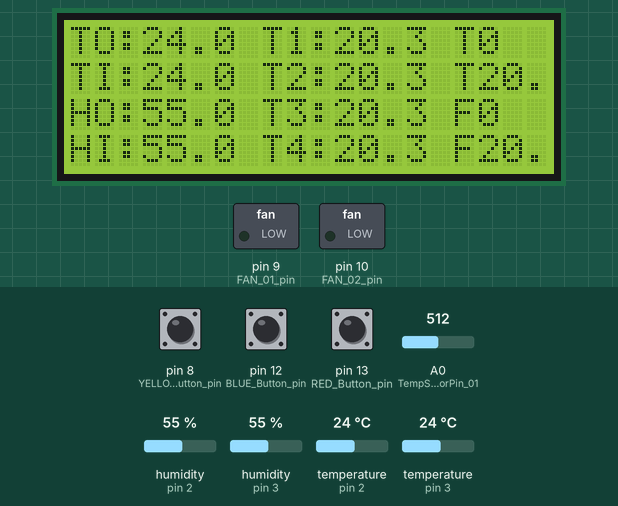
The sketch below on a simulated Arduino Uno, built with avr-gcc and run on an emulated ATmega328P. Parts: 20×4 character LCD, switched loads named in the sketch (green lamp = pin HIGH). The inputs (shaded band) are chosen by the test bench; at power-on: pin 8 (YELLOW_Button_pin) HIGH, pin 13 (RED_Button_pin) HIGH, humidity (sensors on pin 2, pin 3) 55 %, pin 12 (BLUE_Button_pin) HIGH, A0 (TempSensorPin_01) = 512, temperature (sensors on pin 2, pin 3) 24 °C. Pins used as bus, display or sensor lines are not drawn; what the sketch prints to the serial monitor is not drawn.

Above: at 1.2 s.
1.3 s: pin 8 (YELLOW_Button_pin) pulled LOW for 0.15 s
At 2.9 s:
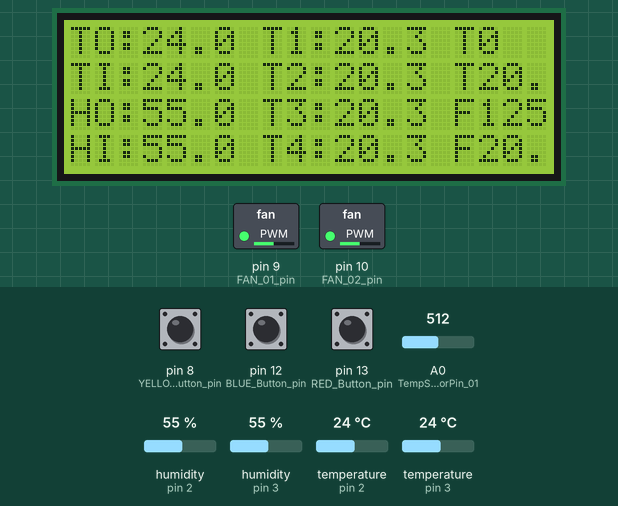
4.6 s: pin 8 (YELLOW_Button_pin) pulled LOW for 1 s
At 7.0 s:
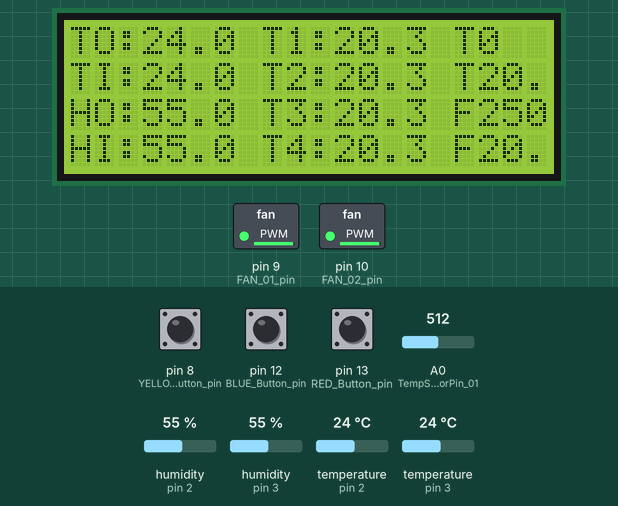
7.6 s: pin 13 (RED_Button_pin) pulled LOW for 0.15 s
At 9.6 s:
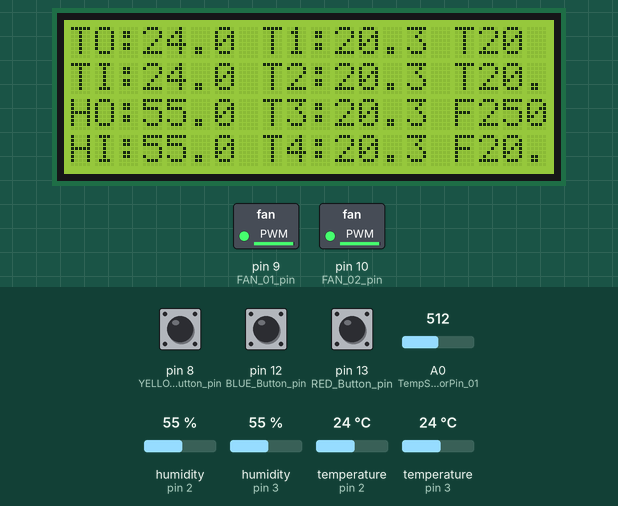
9.7 s: humidity (sensor on pin 2) set to 22 %
At 12.0 s:
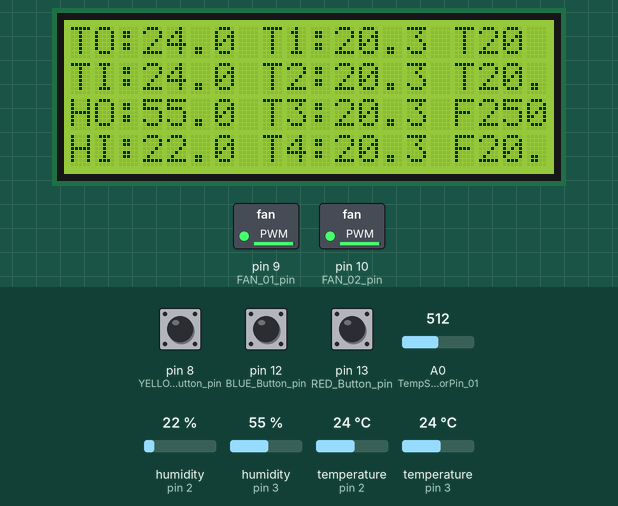
12.7 s: humidity (sensor on pin 3) set to 22 %
At 16.0 s:
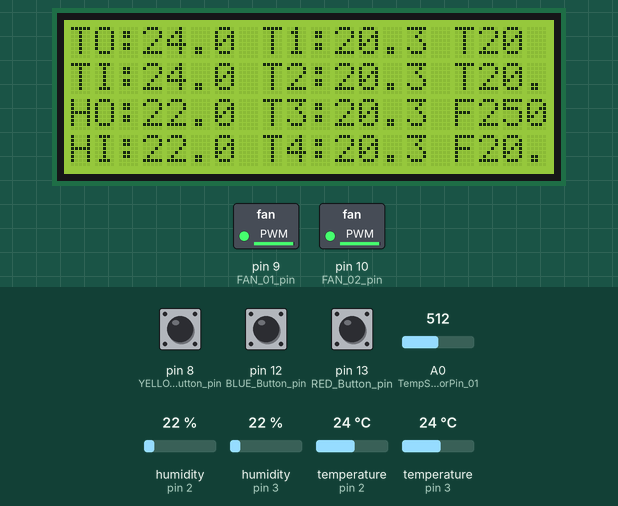
16.7 s: pin 8 (YELLOW_Button_pin) pulled LOW for 0.15 s
At 18.0 s:
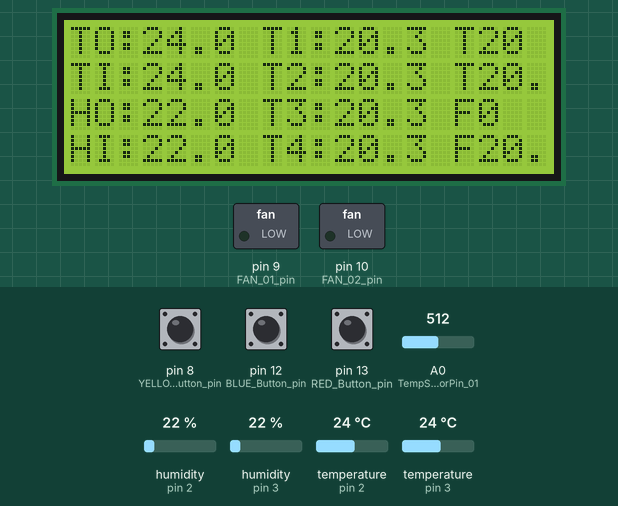
Timing chart, 0 to 18.4 s (numbered marks = the images above; inputs shaded):
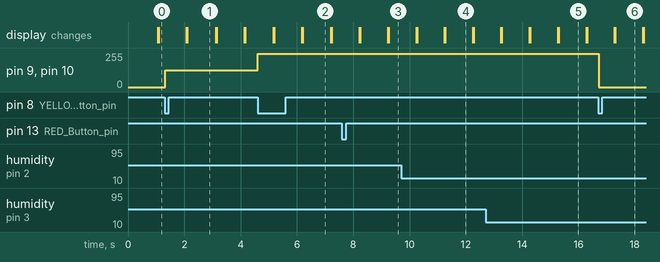

The sketch:

a2_def.ino
```cpp
//Инициализация кнопок
#define RED_Button_pin 13
#define BLUE_Button_pin 12
#define YELLOW_Button_pin 8

//Инициализация кулеров
#define FAN_01_pin 9
#define FAN_02_pin 10

#define TimerButton 500
#define Timer_Debbug_Message 1000

#define LCD_Timer 1000
#define Last_Temperature_Measure 50
#define MEASURE 100

//Объявление DHT22
#define DHT_22Pin 2
#define DHT_22 DHT22

//Объявление DHT11
#define DHT_11Pin 3
#define DHT_11 DHT11

//Индикация термисторов NTC3950
#define NOMINAL_T 25         // номинальная температура (при которой TR = 100 кОм)
#define THERMISTOR_R 100000  // номинальное сопротивления термистора, 100 кОм
#define B 3950               // B-коэффициент
#define TempSensorPin_01 A0
#define TempSensorPin_02 A1
#define TempSensorPin_03 A2
#define TempSensorPin_04 A3
#define TempSensorPin_04 A4
#define NTC3950_RESISTANS_01 100000
#define NTC3950_RESISTANS_02 100000
#define NTC3950_RESISTANS_03 100000
#define NTC3950_RESISTANS_04 100000
#define NTC3950_RESISTANS_05 100000
```

a1_library.ino
```cpp
//Подключение библиотек
#include "DHT.h"
#include "LiquidCrystal_I2C.h"
#include "Wire.h"
```

a3_var.ino
```cpp
//Переменные кнопок
bool YELLOW_Button_flag, YELLOW_Button_State, RED_Button_State, RED_Button_flag, BLUE_Button_flag, BLUE_Button_State;
uint64_t Last_RED_Button_Press, Last_YELLOW_Button_Press, Last_BLUE_Button_Press;


uint64_t Last_Debbug_Message;
uint64_t last_time, LCD_lastTime, Tepmerature_Timer;

uint8_t second = 0;

float a = 20.32343;

//Переменные кулеров
uint8_t FAN_Speed;

//Переменные PID регулятора
uint8_t BED_Temperature;

//Переменный датчика DHT
float h_22, t_22;
float h_11, t_11;

float NTC_Result[4] = {};
float NTC3950_RAW_result[5] = {};
float TempComputer[5] = {};
float NTC3950_RESISTANS[5] = { NTC3950_RESISTANS_01, NTC3950_RESISTANS_02, NTC3950_RESISTANS_03, NTC3950_RESISTANS_04, NTC3950_RESISTANS_05 };
int sensorTemp_pin[5] = { TempSensorPin_01, TempSensorPin_02, TempSensorPin_03, TempSensorPin_04, TempSensorPin_04 };
```

a4_initialization.ino
```cpp
LiquidCrystal_I2C lcd(0x27, 20, 4);
DHT dht_22(DHT_22Pin, DHT_22);
DHT dht_11(DHT_11Pin, DHT_11);
```

a5_function.ino
```cpp
//Функция красной кнопки - установка значения температуры с шагом 20 и 5
void RED_Button() {
  RED_Button_State = !digitalRead(RED_Button_pin);
  if (RED_Button_State == 1 && RED_Button_flag == 0 && millis() - Last_RED_Button_Press > TimerButton) {
    Last_RED_Button_Press = millis();
    RED_Button_flag = 1;
    if (BED_Temperature < 80) {
      BED_Temperature += 20;
    } else if (BED_Temperature >= 80 && BED_Temperature < 110) {
      BED_Temperature += 5;
    } else if (BED_Temperature >= 110) {
      BED_Temperature = 0;
    }
    //Serial.println("press");
  }
  if (RED_Button_State == 0 && RED_Button_flag == 1) {
    RED_Button_flag = 0;
    //Serial.println("realesed");
  }
}

void BLUE_Button() {
  BLUE_Button_State = !digitalRead(BLUE_Button_pin);
  if (BLUE_Button_State == 1 && BLUE_Button_flag == 0 && millis() - Last_BLUE_Button_Press > TimerButton) {
    Last_BLUE_Button_Press = millis();
    BLUE_Button_flag = 1;
    digitalWrite(2, LOW);

    //lcd.noDisplay();
    //Serial.println("press");
  }
  if (BLUE_Button_State == 0 && BLUE_Button_flag == 1) {
    BLUE_Button_flag = 0;
    //Serial.println("realesed");
  }
}

//Функция желтой кнопки - включение/выключение кулеров
//Два режима работы:
//      1. 50% мощности (125)
//      2. 95% мощности (250)
void YELLOW_Button() {
  YELLOW_Button_State = !digitalRead(YELLOW_Button_pin);
  if (YELLOW_Button_State == 1 && YELLOW_Button_flag == 0 && millis() - Last_YELLOW_Button_Press > TimerButton) {
    Last_YELLOW_Button_Press = millis();
    YELLOW_Button_flag = 1;
    FAN_ON_OFF();
    //Serial.println("press");
  }
  if (YELLOW_Button_State == 0 && YELLOW_Button_flag == 1) {
    YELLOW_Button_flag = 0;
    //FAN_OFF();
    //Serial.println("realesed");
  }
}

void FAN_ON_OFF() {
  if (FAN_Speed < 250) {
    FAN_Speed += 125;
  } else if (FAN_Speed >= 250) {
    FAN_Speed = 0;
  }
  analogWrite(FAN_01_pin, FAN_Speed);
  analogWrite(FAN_02_pin, FAN_Speed);
}

void DHT22_Read() {
  h_22 = dht_22.readHumidity();     //Считывание влажности
  t_22 = dht_22.readTemperature();  //Считывание температуры в градусах Цельсия
}

void DHT11_Read() {
  h_11 = dht_11.readHumidity();     //Считывание влажности
  t_11 = dht_11.readTemperature();  //Считывание температуры в градусах Цельсия
}

float NTC_Read(float sensorTemp_pin, float NTC3950_RESISTANS) {
  float RAW_Temp, Read_Temp;
  Read_Temp = NTC3950_RESISTANS / (1023.0 / analogRead(sensorTemp_pin) - 1.0);
  RAW_Temp = log(Read_Temp / THERMISTOR_R) / B;
  RAW_Temp += 1.0 / (NOMINAL_T + 273.15);
  RAW_Temp = 1.0 / RAW_Temp;
  RAW_Temp -= 273.15;
  return RAW_Temp;
}

void Temp_average() {
  float Temp_Data[4] = {};
  for (uint8_t i = 0; i < MEASURE; i++) {
    if (millis() - Tepmerature_Timer > Last_Temperature_Measure) {
      Tepmerature_Timer = millis();
      Temp_Data[0] = NTC_Read(sensorTemp_pin[0], NTC3950_RESISTANS[0]);
    }
    Temp_Data[0] += Temp_Data[0];
  }
  NTC_Result[0] = Temp_Data[0] / 100.0;
}
```

a6_debug.ino
```cpp
void Timer_debbug() {
  if (millis() - last_time > 500) {
    last_time = millis();
    Serial.println("sec: " + String(second));
    second++;
  }
}

void Button_debbug() {
  if (millis() - Last_Debbug_Message > Timer_Debbug_Message) {
    Last_Debbug_Message = millis();
    Serial.print("Fan_01: " + String(FAN_Speed) + " But_St: " + String(YELLOW_Button_State));  //Проверка работоспособности желтой кнопки
    Serial.print("\t");
    Serial.print("Temp: " + String(BED_Temperature) + " But_St: " + String(RED_Button_State));  //Проверка работоспособности красной кнопки
    Serial.print("\t");
    Serial.print("Temp_11: " + String(t_11) + "   Hum_11: " + String(h_11));  //Вывод информации с DHT11
    Serial.print("\t");
    Serial.print("Temp_22: " + String(t_22) + "   Hum_22: " + String(h_22));  //Вывод информации с DHT22
    Serial.println();
  }
}

void NTC_debbug() {
  if (millis() - Last_Debbug_Message > Timer_Debbug_Message) {
    Last_Debbug_Message = millis();
    Serial.print("RAW: " + String(NTC_Read(sensorTemp_pin[0], NTC3950_RESISTANS[0])));
    Serial.println();
  }
}

void NTC_Plotter() {
  if (millis() - Last_Debbug_Message > Timer_Debbug_Message) {
    Last_Debbug_Message = millis();
    Serial.print(NTC_Read(sensorTemp_pin[0], NTC3950_RESISTANS[0])); //Вывод сырых показаний термистора
    Serial.print("\t");
    Serial.print(NTC_Result[0]);
    Serial.println();
  }
}
```

a8_main.ino
```cpp
void setup() {
  //Подключение систем
  dht_22.begin();
  dht_11.begin();
  Serial.begin(9600);
  lcd.init();
  lcd.backlight();

  //Режим работы пинов
  pinMode(RED_Button_pin, INPUT_PULLUP);
  pinMode(BLUE_Button_pin, INPUT_PULLUP);
  pinMode(YELLOW_Button_pin, INPUT_PULLUP);


  digitalWrite(2, HIGH);
  pinMode(2, OUTPUT);
}

void loop() {
  RED_Button();
  YELLOW_Button();
  BLUE_Button();
  Temp_average();

  //Считывание показаний с датчиков
  DHT11_Read();
  DHT22_Read();

  //Вывод информации на LCD
  Screen_01();
  LCD_Screen_01_INFO();

  //DEBBUG встроенных функций
  //Timer_debbug();
  //Button_debbug();
  //NTC_debbug();
  NTC_Plotter();
}
```

a7_lcd.ino
```cpp
void Screen_01() {
  //lcd.backlight();

  //Первая колонка
  lcd.setCursor(0, 0);
  lcd.print("TO:");
  lcd.setCursor(0, 1);
  lcd.print("TI:");
  lcd.setCursor(0, 2);
  lcd.print("HO:");
  lcd.setCursor(0, 3);
  lcd.print("HI:");

  //Вторая колонка
  lcd.setCursor(8, 0);
  lcd.print("T1:");
  lcd.setCursor(8, 1);
  lcd.print("T2:");
  lcd.setCursor(8, 2);
  lcd.print("T3:");
  lcd.setCursor(8, 3);
  lcd.print("T4:");

  //Третья колонка
  lcd.setCursor(16, 0);
  lcd.print("T");
  lcd.setCursor(16, 1);
  lcd.print("T");
  lcd.setCursor(16, 2);
  lcd.print("F");
  lcd.setCursor(16, 3);
  lcd.print("F");
}

void LCD_Screen_01_INFO() {
  if (millis() - LCD_lastTime > LCD_Timer) {
    LCD_lastTime = millis();
    lcd.clear();

    //Первая колонка
    lcd.setCursor(3, 0);
    lcd.print(t_11, 1);
    lcd.setCursor(3, 1);
    lcd.print(t_22, 1);
    lcd.setCursor(3, 2);
    lcd.print(h_11, 1);
    lcd.setCursor(3, 3);
    lcd.print(h_22, 1);

    //Вторая колонка
    lcd.setCursor(11, 0);
    lcd.print(a, 1);
    lcd.setCursor(11, 1);
    lcd.print(a, 1);
    lcd.setCursor(11, 2);
    lcd.print(a, 1);
    lcd.setCursor(11, 3);
    lcd.print(a, 1);

    //Третья колонка
    lcd.setCursor(17, 0);
    lcd.print(BED_Temperature);
    lcd.setCursor(17, 1);
    lcd.print(a, 1);
    lcd.setCursor(17, 2);
    lcd.print(FAN_Speed);
    lcd.setCursor(17, 3);
    lcd.print(a, 1);
  }
}
```

Measured:
- after the input at 1.3 s, pin 9 (FAN_01_pin), pin 10 (FAN_02_pin): 0/255 → 125/255 at once; the display: first changes after 0.77 s (image 1 shows a later state)
- after the input at 4.6 s, pin 9 (FAN_01_pin), pin 10 (FAN_02_pin): 125/255 → 250/255 at once; the display: first changes after 0.56 s (image 2 shows a later state)
- after the input at 7.6 s, the display: first changes after 0.62 s (image 3 shows a later state)
- after the input at 9.7 s, the display: first differs from a run without the input after 1.5 s (image 4 shows a later state)
- after the input at 12.7 s, the display: first differs from a run without the input after 2.6 s (image 5 shows a later state)
- after the input at 16.7 s, pin 9 (FAN_01_pin), pin 10 (FAN_02_pin): 250/255 → 0/255 at once; the display: first changes after 0.57 s (image 6 shows a later state)
- what the display in image 1 shows lasts 1.0 s, from 2.1 s to 3.1 s
